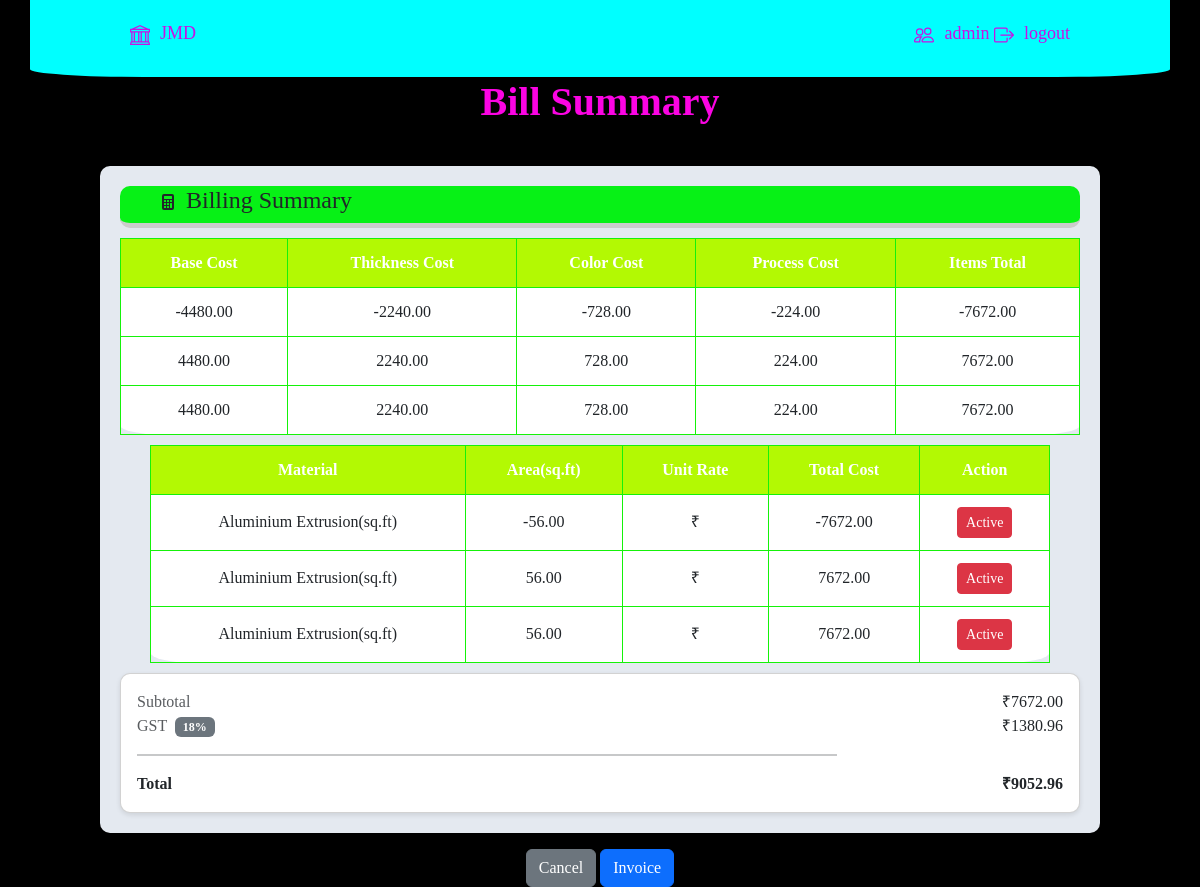
Page /jobs/8/calculate/ on the committed database.
### system/models.py (models this page shows, shortened)
class JobItems(models.Model):
    job_number = models.ForeignKey(JobNumber, on_delete=models.CASCADE, related_name='items', null=True, blank=True)
    material_select=[
                        ('EXTRUSION','Aluminium Extrusion(sq.ft)'),
                        ('PROFILE','Aluminium Profile(kg)'),
                        ('SHEET','Aluminium Sheet(Nos)'),
                        ('ROD','Round Aluminium Rod(kg)'),
    ]
    anodisingtype=[
                        ('COLOUR','50-70'),
                        ('HARD','80-120'),
                        ('NATURAL','70-180'),
                        ('TYPE_II','100-150'),
                        ('TYPE_III','75-150'),
    ]
    anodising_RATE={'COLOUR':Decimal(50),'HARD':Decimal(80),'NATURAL':Decimal(70),'TYPE_II':Decimal(100),'TYPE_III':Decimal(75)}
    thickness=[('5-10','5-10µ'),('15-25','15-25µ'),('25-50','25-50µ'),('50+','50µ')]
    THICKNESS_MULTIPLIER={'5-10':Decimal('1.5'),'15-25':Decimal('1.75'),'25-50':Decimal('2.0'),'50+':Decimal('2.2')}
    color=[('BLACK','5-8'),('BRONZE','6-8'),('CLEAR','0'),('GOLD','8-10'),('SILVER','12-15')]
    color_RATE={'BLACK':Decimal('7'),'BRONZE':Decimal('6'),'CLEAR':Decimal('0'),'GOLD':Decimal('9'),'SILVER':Decimal('13')}
    process=[('DEGREASING','3-5'),('ETCHING','5-8'),('POLISHING','8-10'),('SEALING','2-4'),('TEFLON COATING','10-15')]
    process_RATE={'DEGREASING':Decimal('4'),'ETCHING':Decimal('6'),'POLISHING':Decimal('9'),'SEALING':Decimal('3'),'TEFLON COATING':Decimal('12')}
    material = models.CharField(max_length=100,choices=material_select)
    length = models.DecimalField(blank=True, null=True,decimal_places=2,max_digits=10)
    width = models.DecimalField(blank=True, null=True,decimal_places=2,max_digits=10)
    quantity = models.IntegerField()
    area = models.DecimalField(blank=True, null=True,decimal_places=2,max_digits=10)
    anodising_type = models.CharField(max_length=100,choices=anodisingtype)
    thickness = models.CharField(max_length=20,choices=thickness)
    color_finish = models.CharField(max_length=100,choices=color)
    process_charges = models.CharField(max_length=20,choices=process)
    base_cost=models.DecimalField(null=True,blank=True,decimal_places=2,max_digits=10)
    thickness_cost=models.DecimalField(null=True,blank=True,decimal_places=2,max_digits=10)
    color_cost=models.DecimalField(null=True,blank=True,decimal_places=2,max_digits=10)
    process_cost=models.DecimalField(null=True,blank=True,decimal_places=2,max_digits=10)
    Total=models.DecimalField(null=True,blank=True,decimal_places=2,max_digits=10)

### system/views.py (the view)
# urls.py: path('jobs/<int:job_id>/calculate/',views.calculateView.as_view(), name='calculate'),
class calculateView(View):
    def get(self, request, job_id):
        job = get_object_or_404(JobNumber, id=job_id)
        items = JobItems.objects.filter(job_number=job)
        subtotal = sum(item.Total for item in items if item.Total)
        gst = subtotal * Decimal('0.18')
        total = subtotal + gst
        return render(request, "calculate.html", {
            "job": job,
            "items": items,
            "subtotal": subtotal,
            "gst": gst,
            "total": total
        })

### system/templates/calculate.html (shortened to what this page needs)
<!DOCTYPE html>
<html lang="en">
<head>
  {% load static %}
  <link href="https://cdn.jsdelivr.net/npm/bootstrap@5.3.8/dist/css/bootstrap.min.css" rel="stylesheet"
>
  <link rel="stylesheet" href="{% static 'core.css' %}">
</head>
<body>
  <div class="container">
    <a href="http://127.0.0.1:5000">JMD</i></a>
    <div class="align">
      <a href="http://127.0.0.1:8000/admin/">admin</i></a>
      <a href="#">logout</a>
    </div>
  </div>
  <h1>Bill Summary</h1>
  <div class="mb-3">
    <div class="c1">
      <h4>Billing Summary</h4>
    </div>
    <table>
      <tr>
        <th>Base Cost</th>
        <th>Thickness Cost</th>
        <th>Color Cost</th>
        <th>Process Cost</th>
        <th>Items Total</th>
      </tr>
      <tbody>
        {% for item in items %}
        <tr>
          <td>{{ item.base_cost}}</td>
          <td>{{ item.thickness_cost }}</td>
          <td>{{ item.color_cost }}</td>
          <td>{{ item.process_cost }}</td>
          <td>{{item.Total}}</td>
        </tr>
        {% empty %}
        <tr>
          <td colspan="5" class="text-center text-muted">No items added to this job yet.</td>
        </tr>
        {% endfor %}
    </table>
    <table class="table-center">
      <thead>
        <tr>
          <th>Material</th>
          <th>Area(sq.ft)</th>
          <th>Unit Rate</th>
          <th>Total Cost</th>
          <th>Action</th>
        </tr>
      </thead>
      <tbody>
        {% for item in items %}
        <tr>
          <td>{{ item.get_material_display }}</td>
          <td>{{ item.area }}</td>
          <td>₹{{ item.unit_rate|floatformat:2 }}</td>
          <td>{{ item.Total }}</td>
          <td>
            <button onclick="activeItem({{ item.id }})" class="btn btn-danger btn-sm">Active</button>
          </td>
        </tr>
        {% empty %}
        <tr>
          <td colspan="5" class="text-center text-muted">No items added to this job yet.</td>
        </tr>
        {% endfor %}
      </tbody>
    </table>
    <div class="card p-3">
      <div class="d-flex justify-content-between ">
        <span class="text-muted">Subtotal</span>
        <span id="subtotal">₹{{ subtotal|floatformat:2 }}</span>
      </div>
      <div class="d-flex justify-content-between">
        <span class="text-muted">
          GST <span class="badge bg-secondary ms-1">18%</span>
        </span>
        <span id="gst">₹{{ gst|floatformat:2 }}</span>
      </div>
      <hr>
      <div class="d-flex justify-content-between fw-semibold">
        <span>Total</span>
        <span id="total">₹{{ total|floatformat:2 }}</span>
      </div>
    </div>
  </div>
  <div class="m">
    <button onclick="Cancel()" class="btn btn-secondary">Cancel</button>
    <button onclick="Invoice()" class="btn btn-primary">Invoice</button>
  </div>
</body>
</html>

### system/static/core.css (style rules this page uses)
body { margin: 0; padding: 0; font-family: "Times New Roman", Times, serif; background-color: rgb(0, 0, 0); }
.container { display: flex; justify-content: space-between; background-color: aqua; color: white; height: 3%; padding: 20px 100px 30px; border-bottom-right-radius: 10%; border-bottom-left-radius: 10%; font-size: large; }
a { color: rgb(200, 18, 228); text-decoration: none; }
.mb-3 { margin: 40px 100px 40px 100px; display: grid; background-color: #e4e9f0; padding: 20px; border-radius: 10px; row-gap: 10px; }
.c1 { border-radius: 10px; border-bottom: 5px solid #ccc; padding-left: 40px; padding-bottom: -5px; background-color: #07f116; }
svg { margin-right: 10px; }
h1 { text-align: center; margin-top: 1px; color: rgb(251, 4, 227); font-weight: 800; }
.m { text-align: center; justify-content: center; }
button { padding: 10px 20px; border-radius: 5px; border: none; cursor: pointer; background-color: #007bff; color: white; }
hr { border: 1px solid; width: 700px; }
table { width: 100%; border-collapse: collapse; margin: 0 auto; }
table th, table td { padding: 12px 15px; text-align: center; vertical-align: middle; }
table th { background-color: #b3f903; font-weight: bold; }
table tr { border-bottom: 1px solid #1408f0; }
.table-center { margin: 0 auto; max-width: 900px; }
.card { flex:1; background:white; padding:20px 20px; border-radius:10px; box-shadow:0 2px 5px rgba(0,0,0,0.1); text-align:center; }
table { width:100%; border-collapse:collapse; border-radius: 5%; background:white; }
th, td { border:1px solid #15f209; padding:10px; text-align:center; }
th { background:#fbff0c; color:white; }

### rows in the picture
JobItems: base_cost "-4480.00", thickness_cost "-2240.00", color_cost "-728.00", process_cost "-224.00", Total "-7672.00", material "Aluminium Extrusion(sq.ft)", area "-56.00"
JobItems: base_cost "4480.00", thickness_cost "2240.00", color_cost "728.00", process_cost "224.00", Total "7672.00", material "Aluminium Extrusion(sq.ft)", area "56.00"
JobItems: base_cost "4480.00", thickness_cost "2240.00", color_cost "728.00", process_cost "224.00", Total "7672.00", material "Aluminium Extrusion(sq.ft)", area "56.00"

### other values in the picture
{{ subtotal|floatformat:2 }} "7672.00"
{{ gst|floatformat:2 }} "1380.96"
{{ total|floatformat:2 }} "9052.96"
